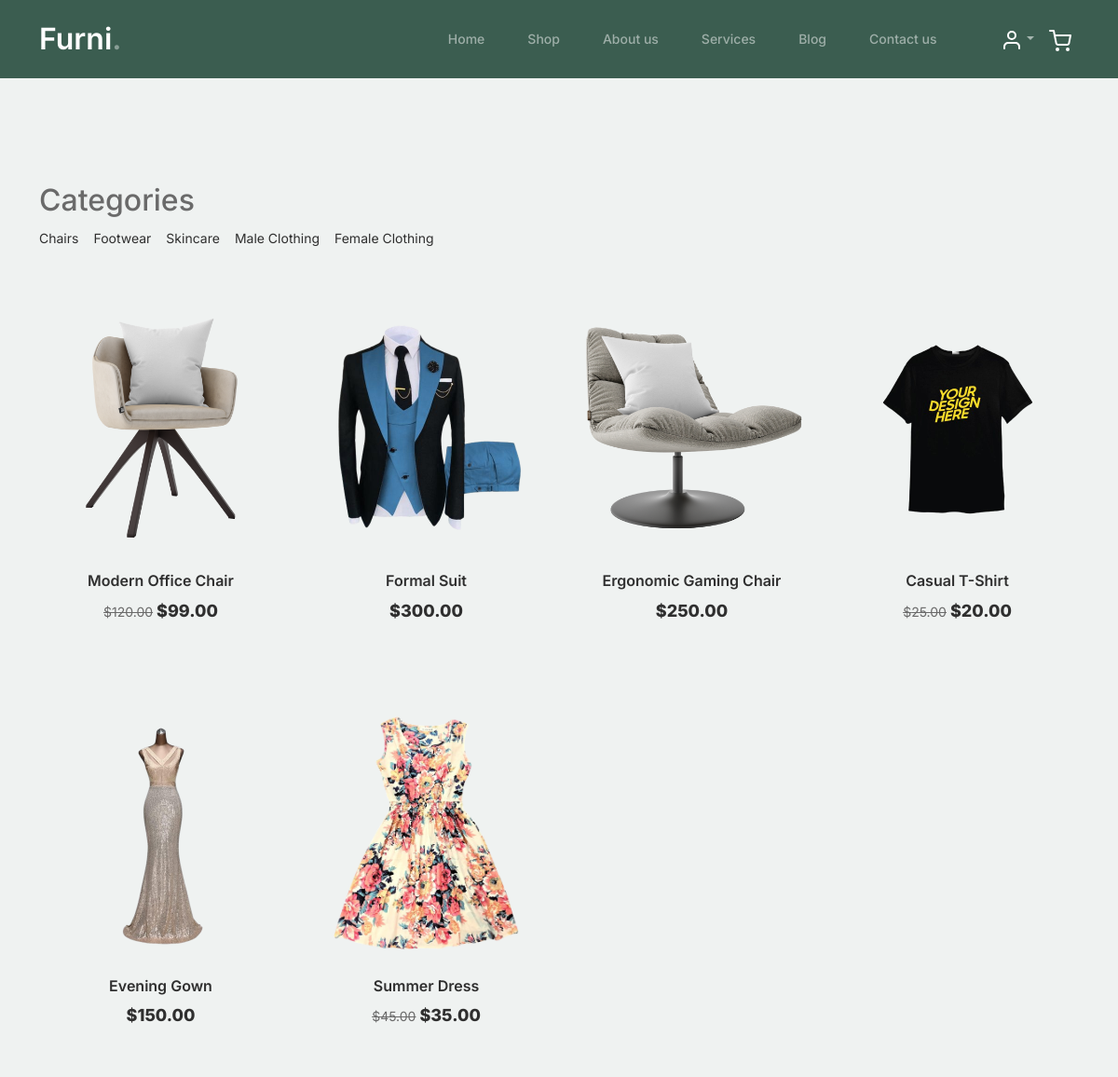
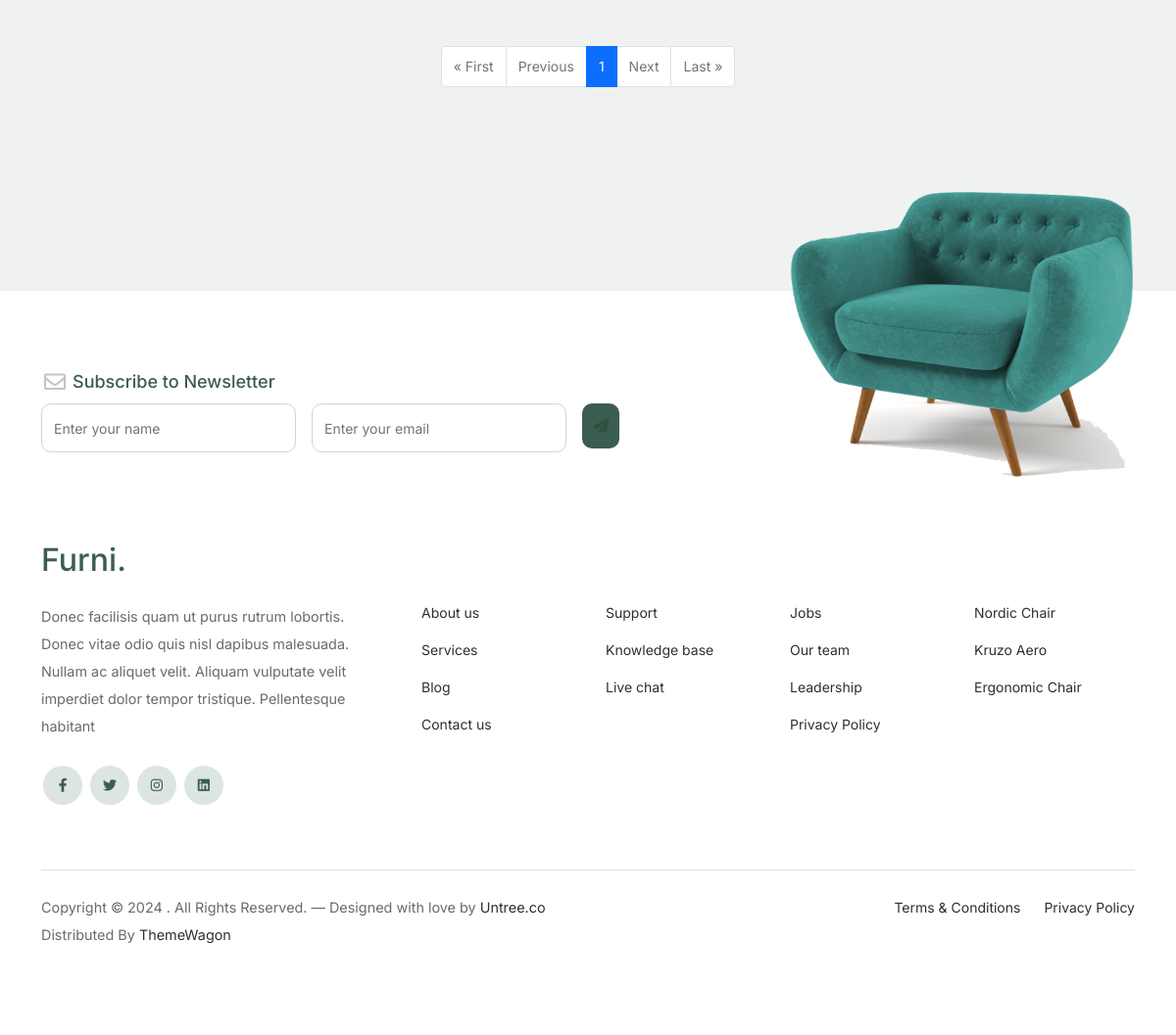
The app's page /shop/, older data (2 pictures, top to bottom).
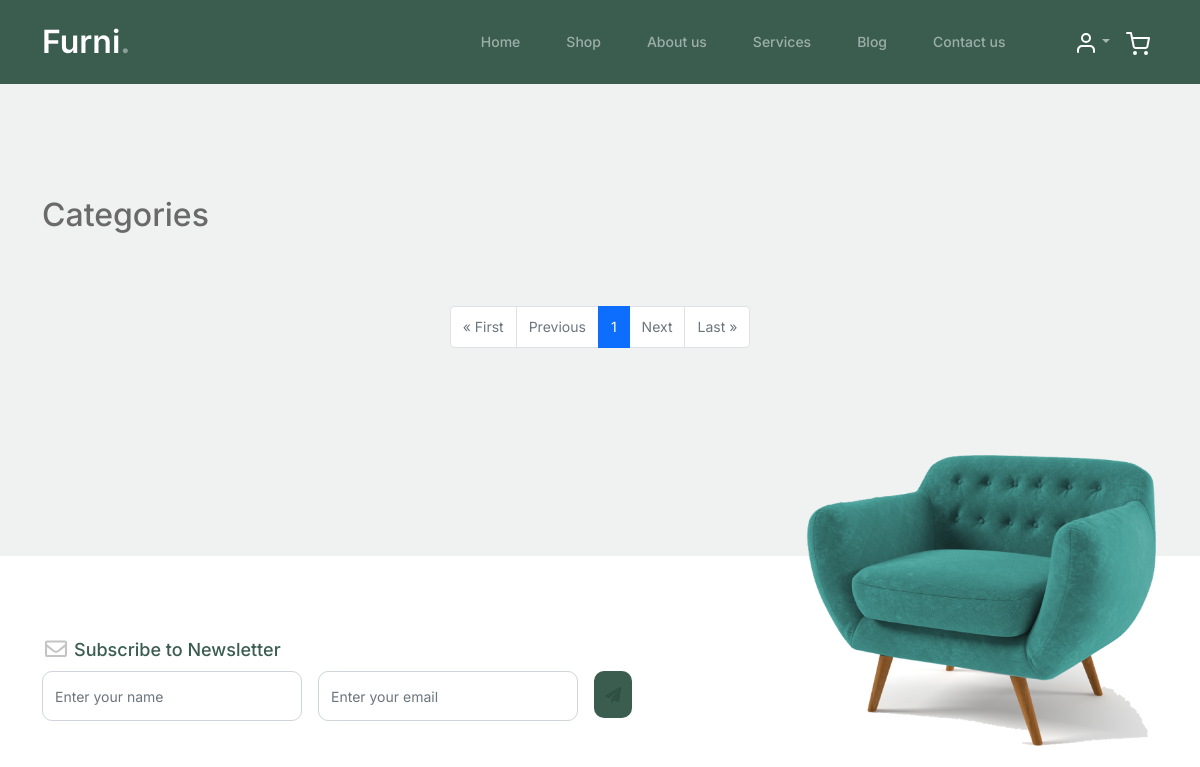
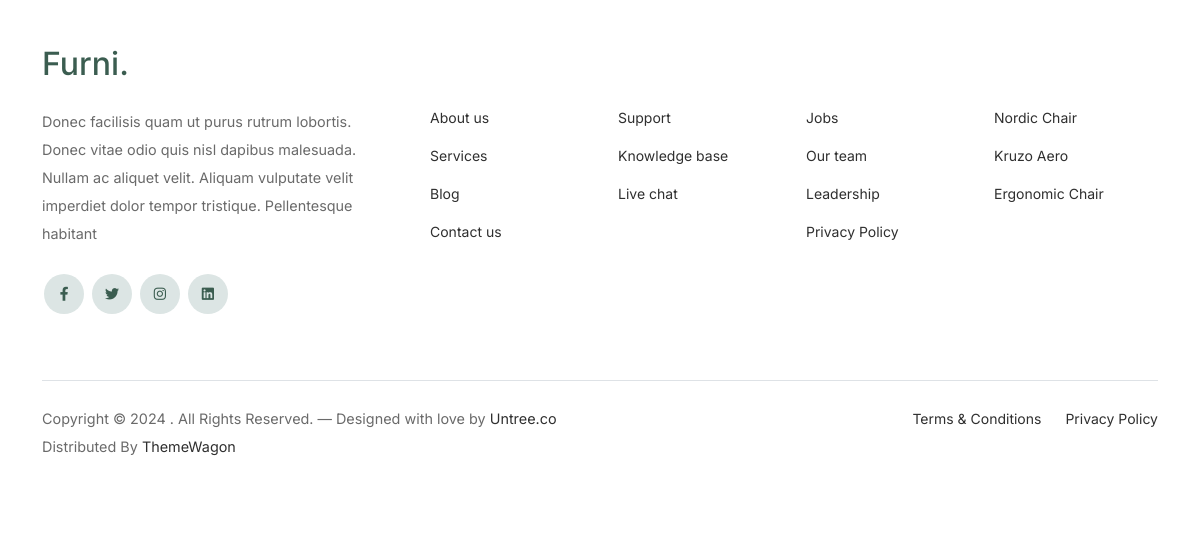
The same page, newer data (2 pictures, top to bottom).
### ecommerce/models.py (models this page shows, shortened)
class Category(models.Model):
    name = models.CharField(max_length=50)

class Product(models.Model):
    id = models.AutoField(primary_key=True)
    name = models.CharField(max_length=50)
    price = models.DecimalField(default=0, decimal_places=2, max_digits=10)
    description = models.TextField(default="", blank=True, null=True)
    image = models.ImageField(upload_to="uploads/product/")
    is_sale = models.BooleanField(default=False)
    sale_price = models.DecimalField(default=0, max_digits=10, decimal_places=2)
    category = models.ForeignKey(
        Category, on_delete=models.CASCADE, related_name="products", default=1
    )

### ecommerce/views.py (the view)
# urls.py: path("shop/", views.shop, name="shop"),
def shop(request):
    categories = Category.objects.all()
    selected_category = request.GET.get("category")
    products = (
        Product.objects.filter(category__name=selected_category)
        if selected_category
        else Product.objects.all()
    )
    paginator = Paginator(products, 10)  # Show 10 products per page
    page_number = request.GET.get("page")
    page_obj = paginator.get_page(page_number)
    return render(
        request,
        "ecommerce/shop.html",
        {
            "page_obj": page_obj,
            "categories": categories,
            "selected_category": selected_category,
        },
    )

### ecommerce/templates/ecommerce/shop.html (shortened to what this page needs)
{% extends 'base.html' %}
{% load static %}
{% block content %}
<div class="untree_co-section product-section before-footer-section">
  <div class="container">
    <div class="row mb-5">
      <div class="col-lg-12">
        <div class="category-filter">
          <h2>Categories</h2>
          <ul class="list-unstyled d-flex">
            {% for category in categories %}
            <li class="me-3">
              <a href="?category={{ category.name }}" class="text-decoration-none">{{ category.name }}</a>
            </li>
            {% endfor %}
          </ul>
        </div>
      </div>
    </div>
    <div class="row">
      {% for product in page_obj.object_list %}
      <div class="col-12 col-md-4 col-lg-3 mb-5">
        <div class="product-item">
          <img src="{{ product.image.url }}" class="img-fluid product-thumbnail" alt="Product" />
          <h3 class="product-title">{{ product.name }}</h3>
          {% if product.is_sale %}
          <strike>${{ product.price }}</strike>
          <strong class="product-price">${{ product.sale_price }}</strong>
          {% else %}
          <strong class="product-price">${{ product.price }}</strong>
          {% endif %}
        </div>
      </div>
      {% endfor %}
    </div>
    <div class="pagination d-flex justify-content-center">
      <ul class="pagination">
        {% if page_obj.has_previous %}
          <li class="page-item">
            <a class="page-link" href="?page=1{% if selected_category %}&category={{ selected_category }}{% endif %}">&laquo; First</a>
          </li>
          <li class="page-item">
            <a class="page-link" href="?page={{ page_obj.previous_page_number }}{% if selected_category %}&category={{ selected_category }}{% endif %}">Previous</a>
          </li>
        {% else %}
          <li class="page-item disabled">
            <a class="page-link" tabindex="-1">&laquo; First</a>
          </li>
          <li class="page-item disabled">
            <a class="page-link" tabindex="-1">Previous</a>
          </li>
        {% endif %}
        {% for num in page_obj.paginator.page_range %}
          {% if page_obj.number == num %}
            <li class="page-item active">
              <span class="page-link">{{ num }}</span>
            </li>
          {% elif num > page_obj.number|add:-3 and num < page_obj.number|add:3 %}
            <li class="page-item">
              <a class="page-link" href="?page={{ num }}{% if selected_category %}&category={{ selected_category }}{% endif %}">{{ num }}</a>
            </li>
          {% endif %}
        {% endfor %}
        {% if page_obj.has_next %}
          <li class="page-item">
            <a class="page-link" href="?page={{ page_obj.next_page_number }}{% if selected_category %}&category={{ selected_category }}{% endif %}">Next</a>
          </li>
          <li class="page-item">
            <a class="page-link" href="?page={{ page_obj.paginator.num_pages }}{% if selected_category %}&category={{ selected_category }}{% endif %}">Last &raquo;</a>
          </li>
        {% else %}
          <li class="page-item disabled">
            <a class="page-link" tabindex="-1">Next</a>
          </li>
          <li class="page-item disabled">
            <a class="page-link" tabindex="-1">Last &raquo;</a>
          </li>
        {% endif %}
      </ul>
    </div>
  </div>
</div>
{% endblock %}

### ecommerce/templates/base.html (shortened to what this page needs)
{% load static %}
<!DOCTYPE html>
<html lang="en">
  <head>
    <link rel="stylesheet" href="{% static 'css/bootstrap.min.css' %}" />
    <link
      href="https://cdnjs.cloudflare.com/ajax/libs/font-awesome/6.0.0-beta3/css/all.min.css"
      rel="stylesheet"
    />
    <link href="{% static 'css/tiny-slider.css' %}" rel="stylesheet" />
    <link href="{% static 'css/style.css' %}" rel="stylesheet" />
  </head>
  <body>
    <nav
      class="custom-navbar navbar navbar-expand-md navbar-dark bg-dark"
      aria-label="Furni navigation bar"
    >
      <div class="container">
        <a class="navbar-brand" href="/">Furni<span>.</span></a>
        <div class="collapse navbar-collapse" id="navbarsFurni">
          <ul class="custom-navbar-nav navbar-nav ms-auto mb-2 mb-md-0">
            <li class="nav-item">
              <a class="nav-link" href="/">Home</a>
            </li>
            <li><a class="nav-link" href="/shop">Shop</a></li>
            <li><a class="nav-link" href="/about">About us</a></li>
            <li><a class="nav-link" href="/services">Services</a></li>
            <li><a class="nav-link" href="/blog">Blog</a></li>
            <li><a class="nav-link" href="/contact">Contact us</a></li>
          </ul>
          <ul class="custom-navbar-cta navbar-nav mb-2 mb-md-0 ms-5">
            <li class="nav-item dropdown">
              <a
                class="nav-link dropdown-toggle"
                href="#"
                id="userDropdown"
                role="button"
                data-bs-toggle="dropdown"
                aria-expanded="false"
              >
                <img src="{% static 'images/user.svg' %}" alt="User Icon" />
              </a>
            </li>
            <li class="nav-item">
              <a class="nav-link" href="/cart">
                <img src="{% static 'images/cart.svg' %}" alt="Cart Icon" />
              </a>
            </li>
          </ul>
        </div>
      </div>
    </nav>
    {% block content %}{% endblock %}
    <footer class="footer-section">
      <div class="container relative">
        <div class="sofa-img">
          <img
            src="{% static 'images/sofa.png' %}"
            alt="Image"
            class="img-fluid"
          />
        </div>
        <div class="row">
          <div class="col-lg-8">
            <div class="subscription-form">
              <h3 class="d-flex align-items-center">
                <span class="me-1"
                  ><img
                    src="{% static 'images/envelope-outline.svg' %}"
                    alt="Image"
                    class="img-fluid"
                /></span>
                <span>Subscribe to Newsletter</span>
              </h3>
              <form action="#" class="row g-3">
                <div class="col-auto">
                  <input
                    type="text"
                    class="form-control"
                    placeholder="Enter your name"
                  />
                </div>
                <div class="col-auto">
                  <input
                    type="email"
                    class="form-control"
                    placeholder="Enter your email"
                  />
                </div>
                <div class="col-auto">
                  <button class="btn btn-primary">
                    <span class="fa fa-paper-plane"></span>
                  </button>
                </div>
              </form>
            </div>
          </div>
        </div>
        <div class="row g-5 mb-5">
          <div class="col-lg-4">
            <div class="mb-4 footer-logo-wrap">
              <a href="#" class="footer-logo">Furni<span>.</span></a>
            </div>
            <p class="mb-4">
              Donec facilisis quam ut purus rutrum lobortis. Donec vitae odio
              quis nisl dapibus malesuada. Nullam ac aliquet velit. Aliquam
              vulputate velit imperdiet dolor tempor tristique. Pellentesque
              habitant
            </p>
            <ul class="list-unstyled custom-social">
              <li>
                <a href="#"><span class="fa fa-brands fa-facebook-f"></span></a>
              </li>
              <li>
                <a href="#"><span class="fa fa-brands fa-twitter"></span></a>
              </li>
              <li>
                <a href="#"><span class="fa fa-brands fa-instagram"></span></a>
              </li>
              <li>
                <a href="#"><span class="fa fa-brands fa-linkedin"></span></a>
              </li>
            </ul>
          </div>
          <div class="col-lg-8">
            <div class="row links-wrap">
              <div class="col-6 col-sm-6 col-md-3">
                <ul class="list-unstyled">
                  <li><a href="#">About us</a></li>
                  <li><a href="#">Services</a></li>
                  <li><a href="#">Blog</a></li>
                  <li><a href="#">Contact us</a></li>
                </ul>
              </div>
              <div class="col-6 col-sm-6 col-md-3">
                <ul class="list-unstyled">
                  <li><a href="#">Support</a></li>
                  <li><a href="#">Knowledge base</a></li>
                  <li><a href="#">Live chat</a></li>
                </ul>
              </div>
              <div class="col-6 col-sm-6 col-md-3">
                <ul class="list-unstyled">
                  <li><a href="#">Jobs</a></li>
                  <li><a href="#">Our team</a></li>
                  <li><a href="#">Leadership</a></li>
                  <li><a href="#">Privacy Policy</a></li>
                </ul>
              </div>
              <div class="col-6 col-sm-6 col-md-3">
                <ul class="list-unstyled">
                  <li><a href="#">Nordic Chair</a></li>
                  <li><a href="#">Kruzo Aero</a></li>
                  <li><a href="#">Ergonomic Chair</a></li>
                </ul>
              </div>
            </div>
          </div>
        </div>
        <div class="border-top copyright">
          <div class="row pt-4">
            <div class="col-lg-6">
              <p class="mb-2 text-center text-lg-start">
                Copyright &copy;
                . All Rights Reserved. &mdash; Designed with love by
                <a href="https://untree.co">Untree.co</a> Distributed By
                <a href="https://themewagon.com">ThemeWagon</a>
              </p>
            </div>
            <div class="col-lg-6 text-center text-lg-end">
              <ul class="list-unstyled d-inline-flex ms-auto">
                <li class="me-4"><a href="#">Terms &amp; Conditions</a></li>
                <li><a href="#">Privacy Policy</a></li>
              </ul>
            </div>
          </div>
        </div>
      </div>
    </footer>
  </body>
</html>

### static/css/style.css (style rules this page uses)
body { overflow-x: hidden; position: relative; }
body { font-family: "Inter", sans-serif; font-weight: 400; line-height: 28px; color: #6a6a6a; font-size: 14px; background-color: #eff2f1; }
a { text-decoration: none; -webkit-transition: 0.3s all ease; -o-transition: 0.3s all ease; transition: 0.3s all ease; color: #2f2f2f; text-decoration: underline; }
.custom-navbar { background: #3b5d50 !important; padding-top: 20px; padding-bottom: 20px; }
.custom-navbar .navbar-brand { font-size: 32px; font-weight: 600; }
.custom-navbar .navbar-brand > span { opacity: 0.4; }
@media (min-width: 992px) { .custom-navbar .custom-navbar-nav li { margin-left: 15px; margin-right: 15px; } }
.custom-navbar .custom-navbar-nav li a { font-weight: 500; color: #ffffff !important; opacity: 0.5; -webkit-transition: 0.3s all ease; -o-transition: 0.3s all ease; transition: 0.3s all ease; position: relative; }
@media (min-width: 768px) { .custom-navbar .custom-navbar-nav li a:before { content: ""; position: absolute; bottom: 0; left: 8px; right: 8px; background: #f9bf29; height: 5px; opacity: 1; visibility: visible; width: 0; -webkit-transition: 0.15s all ease-out; -o-transition: 0.15s all ease-out; transition: 0.15s all ease-out; } }
.custom-navbar .custom-navbar-cta { margin-left: 0 !important; -webkit-box-orient: horizontal; -webkit-box-direction: normal; -ms-flex-direction: row; flex-direction: row; }
@media (min-width: 768px) { .custom-navbar .custom-navbar-cta { margin-left: 40px !important; } }
.custom-navbar .custom-navbar-cta li { margin-left: 0px; margin-right: 0px; }
.btn { font-weight: 600; padding: 12px 30px; border-radius: 30px; color: #ffffff; background: #2f2f2f; border-color: #2f2f2f; }
.btn.btn-primary { background: #3b5d50; border-color: #3b5d50; }
.product-section { padding: 7rem 0; }
.before-footer-section { padding: 7rem 0 12rem 0 !important; }
.footer-section { padding: 80px 0; background: #ffffff; }
.footer-section .relative { position: relative; }
.footer-section a { text-decoration: none; color: #2f2f2f; -webkit-transition: 0.3s all ease; -o-transition: 0.3s all ease; transition: 0.3s all ease; }
.footer-section .subscription-form { margin-bottom: 40px; position: relative; z-index: 2; margin-top: 100px; }
@media (min-width: 992px) { .footer-section .subscription-form { margin-top: 0px; margin-bottom: 80px; } }
.footer-section .subscription-form h3 { font-size: 18px; font-weight: 500; color: #3b5d50; }
.footer-section .subscription-form .form-control { height: 50px; border-radius: 10px; font-family: "Inter", sans-serif; }
.footer-section .subscription-form .btn { border-radius: 10px !important; }
.footer-section .sofa-img { position: absolute; top: -200px; z-index: 1; right: 0; }
.footer-section .sofa-img img { max-width: 380px; }
.footer-section .links-wrap { margin-top: 0px; }
@media (min-width: 992px) { .footer-section .links-wrap { margin-top: 54px; } }
.footer-section .links-wrap ul li { margin-bottom: 10px; }
.footer-section .footer-logo-wrap .footer-logo { font-size: 32px; font-weight: 500; text-decoration: none; color: #3b5d50; }
.footer-section .custom-social li { margin: 2px; display: inline-block; }
.footer-section .custom-social li a { width: 40px; height: 40px; text-align: center; line-height: 40px; display: inline-block; background: #dce5e4; color: #3b5d50; border-radius: 50%; }
.footer-section .border-top { border-color: #dce5e4; }
.footer-section .border-top.copyright { font-size: 14px !important; }
.untree_co-section { padding: 7rem 0; }
.form-control { height: 50px; border-radius: 10px; font-family: "Inter", sans-serif; }
h2 { margin-bottom: 0.5rem; }
p { font-size: 0.9rem; margin-bottom: 1.5rem; }
input, select { width: 100%; padding: 0.7rem; margin-bottom: 1rem; border: 1px solid #ccc; border-radius: 5px; }
.btn-primary { background-color: #ffc107; color: #2f4f41; padding: 0.7rem; border: none; width: 100%; cursor: pointer; border-radius: 5px; font-weight: bold; }

Row changes from the older to the newer data that the page shows:
removed Category: name "Chairs"
removed Category: name "Footwear"
removed Category: name "Skincare"
removed Category: name "Male Clothing"
removed Category: name "Female Clothing"
removed Product: image (picture), name "Modern Office Chair", price "120.00", sale_price "99.00"
removed Product: image (picture), name "Formal Suit", price "300.00"
removed Product: image (picture), name "Ergonomic Gaming Chair", price "250.00"
removed Product: image (picture), name "Casual T-Shirt", price "25.00", sale_price "20.00"
removed Product: image (picture), name "Evening Gown", price "150.00"
removed Product: image (picture), name "Summer Dress", price "45.00", sale_price "35.00"
